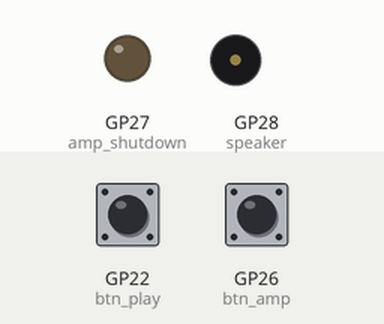
The program below on a simulated Raspberry Pi Pico running CircuitPython. Shown: output pins drawn as LEDs (lit = HIGH), buzzer (waves = sounding). The inputs (shaded band) are chosen by the test bench; at power-on: GP22 (btn_play) HIGH, GP26 (btn_amp) HIGH. What the program prints to the serial console is not drawn.

Above: at 1.2 s.
1.3 s: GP22 (btn_play) pulled LOW for 1 s
At 1.5 s:
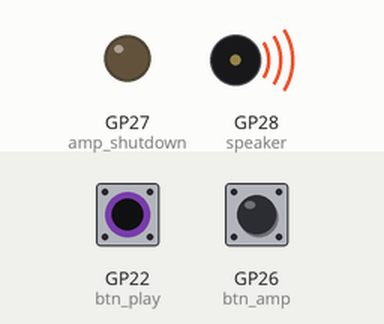
4.3 s: GP26 (btn_amp) pulled LOW for 0.15 s
At 4.38 s:
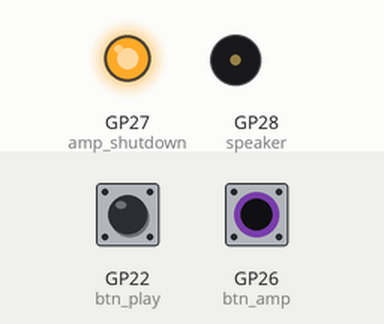
5.9 s: GP26 (btn_amp) pulled LOW for 3.2 s
At 10.3 s:
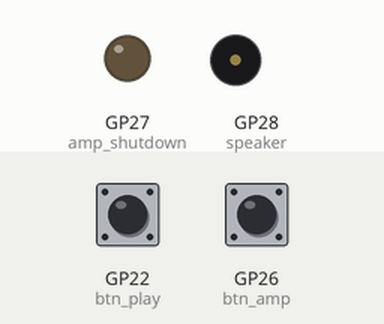
10.6 s: GP22 (btn_play) pulled LOW for 3.2 s
At 12.08 s:
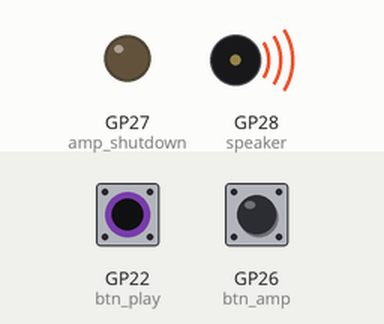
15.3 s: GP22 (btn_play) driven LOW and GP26 (btn_amp) driven LOW
At 15.53 s:
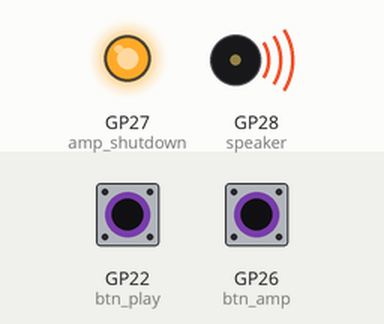
Timing chart, 0 to 19.3 s (numbered marks = the images above; inputs shaded):
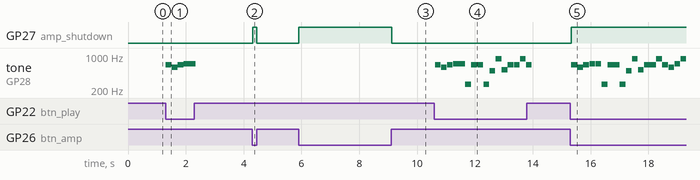

The program:

code.py
```python
import board
import digitalio
import pwmio
import time

# ================= 硬件接口定义 (全右侧方案) =================
# 1. 播放开关 (接 GP22，物理引脚 29)
btn_play = digitalio.DigitalInOut(board.GP22)
btn_play.direction = digitalio.Direction.INPUT
btn_play.pull = digitalio.Pull.UP

# 2. 功放开关 (接 GP26，物理引脚 31)
btn_amp = digitalio.DigitalInOut(board.GP26)
btn_amp.direction = digitalio.Direction.INPUT
btn_amp.pull = digitalio.Pull.UP

# 3. 功放启停控制 (接 GP27，物理引脚 32)
amp_shutdown = digitalio.DigitalInOut(board.GP27)
amp_shutdown.direction = digitalio.Direction.OUTPUT
amp_shutdown.value = False  # 初始设为 False (休眠)

# 4. 音频 PWM 输出 (接 GP28，物理引脚 34)
# 占空比设为 0 (静音)
speaker = pwmio.PWMOut(board.GP28, frequency=440, duty_cycle=0, variable_frequency=True)

# ================= (接下来的乐谱和主循环代码保持原样) =================

# ================= 乐谱与频率数据 =================
# 巴赫无伴奏大提琴组曲前奏曲片段
MELODY = """
X:1
T: Prelude from first Cello Suite
C: J.S. Bach, here transposed for mandolin
M: 4/4
L: 1/16
K:D
(DAf)e fAfA (DAf)e fAfA | (DBg)f gBgB (DBg)f gBgB |
(Dcg)f gcgc (Dcg)f gcgc | (Ddf)d fdfd (Ddf)d fdfd |
[D16Afd'] |]
"""

# 定义简易音阶频率字典 (等程音阶)
# 大写字母为低八度，小写字母为高八度
FREQUENCIES = {
    'C': 262, 'D': 294, 'E': 330, 'F': 349, 'G': 392, 'A': 440, 'B': 494,
    'c': 523, 'd': 587, 'e': 659, 'f': 698, 'g': 784, 'a': 880, 'b': 988
}

STEP_DELAY = 0.200 # 200毫秒 (原 C 代码的 STEP_DELAY_MS)

# ================= 核心逻辑 =================

def get_melody_generator():
    """这是一个 Python 生成器，用来按顺序吐出乐谱中的音符频率"""
    for char in MELODY:
        # 如果字符在我们的字典里，就吐出它的频率
        if char in FREQUENCIES:
            yield FREQUENCIES[char]
        # 如果是空格、括号、数字等其他字符，生成器会自动跳过，这比 C 语言的 M2F_UNKOWN 优雅得多！

# 初始化乐谱进度
current_melody = get_melody_generator()

print("八音盒已启动！等待按键...")

while True:
    # --- 逻辑 1：功放总控 ---
    if not btn_amp.value:      # 按钮按下 (接地，低电平)
        amp_shutdown.value = True  # 唤醒功放
    else:
        amp_shutdown.value = False # 功放休眠

    # --- 逻辑 2：歌曲播放控制 ---
    if not btn_play.value:     # 播放键按下
        try:
            # 尝试获取下一个音符频率
            freq = next(current_melody)

            # 设置频率并播放 (占空比 32768 意味着 50%，即最大音量的方波)
            speaker.frequency = freq
            speaker.duty_cycle = 32768
            time.sleep(STEP_DELAY)

            # 颗粒感断点 (原代码里的 10ms 静音)
            speaker.duty_cycle = 0
            time.sleep(0.01)

        except StopIteration:
            # 当生成器抛出 StopIteration，意味着整首歌读完了
            current_melody = get_melody_generator() # 重置回开头
            speaker.duty_cycle = 0                  # 静音
            time.sleep(1.0)                         # 停顿 1 秒

    else:
        # 播放键弹起：切断 PWM 信号，并把歌曲进度重置回开头
        speaker.duty_cycle = 0
        current_melody = get_melody_generator()
        time.sleep(0.05) # 消除按钮机械抖动的影响
```

Measured:
- after the input at 1.3 s, tone on GP28 (speaker): plays 659 Hz for 0.20 s, 587 Hz for 0.20 s, 659 Hz for 0.20 s, 698 Hz for 0.20 s, 698 Hz for 0.20 s, starting at once
- after the input at 4.3 s, GP27 (amp_shutdown): LOW → HIGH at once, → LOW 0.15 s later
- after the input at 5.9 s, GP27 (amp_shutdown): LOW → HIGH at once, → LOW 3.2 s later
- after the input at 10.6 s, tone on GP28 (speaker): plays 659 Hz for 0.20 s, 587 Hz for 0.20 s, 659 Hz for 0.20 s, 698 Hz for 0.20 s, 698 Hz for 0.20 s, 262 Hz for 0.20 s … (16 notes in this stretch), starting at once
- after the input at 15.3 s, GP27 (amp_shutdown): LOW → HIGH at once; tone on GP28 (speaker): plays 659 Hz for 0.20 s, 587 Hz for 0.20 s, 659 Hz for 0.20 s, 698 Hz for 0.20 s, 698 Hz for 0.20 s, 262 Hz for 0.20 s … (19 notes in this stretch), starting at once
